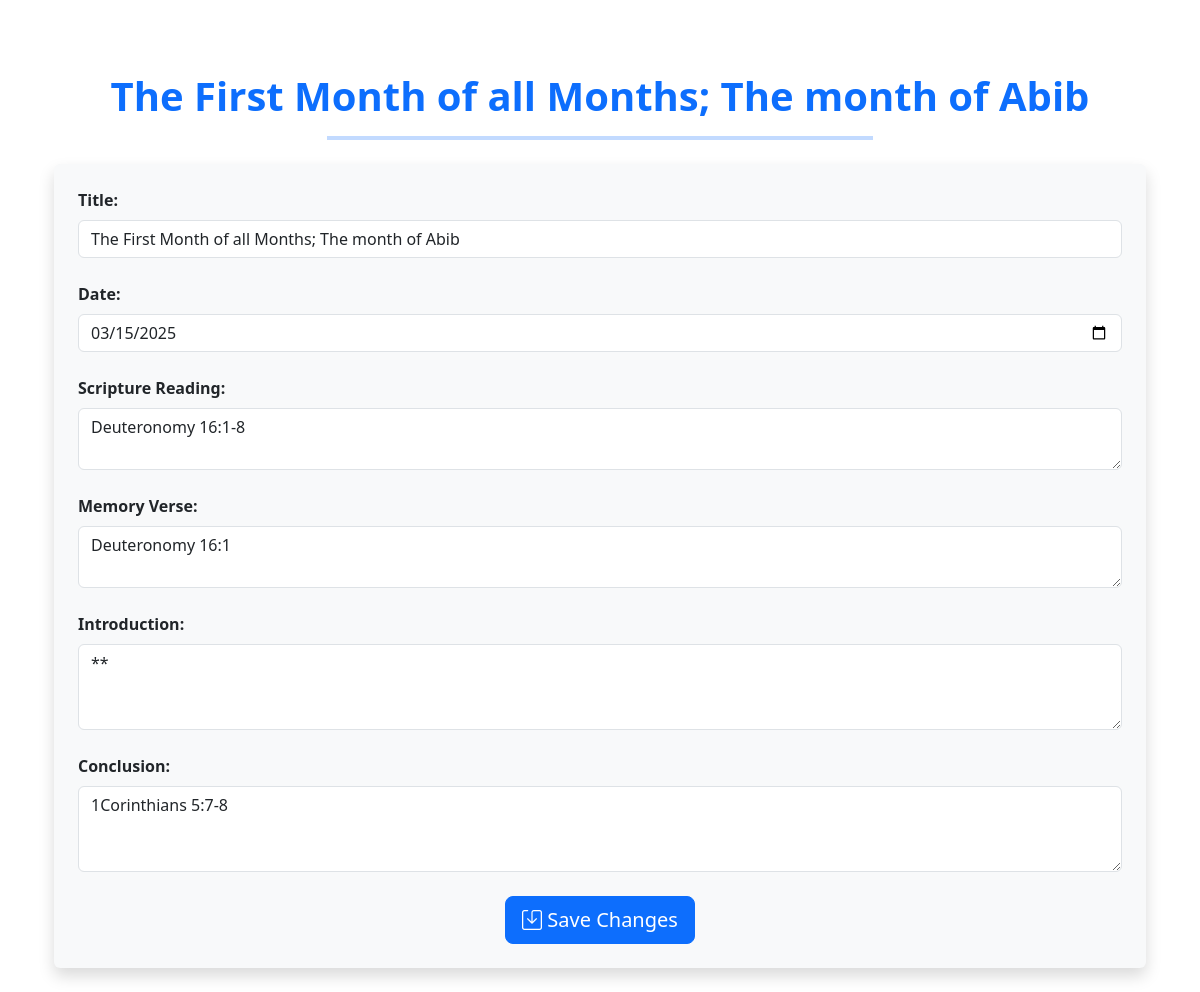
The page /lesson/2/update (signed in) on the database its author committed.
### application/models.py (models this page shows, shortened)
class Lesson(db.Model):
    id = db.Column(db.Integer, primary_key=True)
    title = db.Column(db.String(100), nullable=False)
    scripture_reading = db.Column(db.Text, nullable=False)
    memory_verse = db.Column(db.Text, nullable=False)
    date_posted = db.Column(db.DateTime, nullable=False, default=datetime.utcnow)
    introduction = db.Column(db.Text)
    conclusion = db.Column(db.Text)
    body = db.relationship('Body', backref='Lesson.id', lazy="joined")

### application/lessons/routes.py (the view)
@lessons_bp.route('/lesson/<int:lesson_id>/update', methods=['GET', 'POST'])
@login_required
def update_lesson(lesson_id):
    if current_user.role != 'admin':
      abort(403)
    lesson = Lesson.query.get_or_404(lesson_id)
    form = AddLessonForm()
    if form.validate_on_submit():
        lesson.title = form.title.data
        lesson.date_posted = form.date_posted.data
        lesson.scripture_reading = form.scripture_reading.data
        lesson.memory_verse = form.memory_verse.data
        lesson.introduction = form.introduction.data
        lesson.conclusion = form.conclusion.data
        db.session.commit()
        db.session.refresh(lesson)
        print('update successful')
        return redirect(url_for('lessons.lessons', lesson_id=lesson.id))
    elif request.method == 'GET':
        form.title.data = lesson.title
        form.date_posted.data = lesson.date_posted
        form.scripture_reading.data = lesson.scripture_reading
        form.memory_verse.data = lesson.memory_verse
        form.introduction.data = lesson.introduction
        form.conclusion.data = lesson.conclusion
    return render_template('update_lesson.html', title=lesson.title, lesson=lesson, form=form)

### application/lessons/forms.py
class AddLessonForm(FlaskForm):
    title = StringField('Title', validators=[DataRequired()])
    date_posted = DateField('Date', validators=[DataRequired()])
    lesson_id = IntegerField('Lesson ID')
    scripture_reading = TextAreaField('Scripture Reading', validators=[DataRequired()])
    memory_verse = TextAreaField('Memory Verse', validators=[DataRequired()])
    introduction = TextAreaField('Introduction')
    conclusion = TextAreaField('Conclusion')
    submit = SubmitField('Add Lesson')

### application/models.py (called while the page is built)
@login_manager.user_loader
def load_user(user_id):
    return User.query.get(int(user_id))

### application/templates/update_lesson.html (shortened to what this page needs)
{% extends "layout.html" %}
{% block content %}
<div class="container mt-5">
    <div class="text-center mb-4">
        <h1 class="fw-bold text-primary">{{ title }}</h1>
        <hr class="w-50 mx-auto" style="border: 2px solid #0d6efd;">
    </div>
    <form method="POST" class="shadow p-4 rounded bg-light">
        <div class="mb-4">
            <label for="title" class="form-label fw-bold">Title:</label>
            {{ form.title(class="form-control", placeholder="Enter the lesson title") }}
        </div>
        <div class="mb-4">
            <label for="date_posted" class="form-label fw-bold">Date:</label>
            {{ form.date_posted(class="form-control", placeholder="Select the lesson date") }}
        </div>
        <div class="mb-4">
            <label for="scripture_reading" class="form-label fw-bold">Scripture Reading:</label>
            {{ form.scripture_reading(class="form-control", placeholder="Enter scripture reading") }}
        </div>
        <div class="mb-4">
            <label for="memory_verse" class="form-label fw-bold">Memory Verse:</label>
            {{ form.memory_verse(class="form-control", placeholder="Enter memory verse") }}
        </div>
        <div class="mb-4">
            <label for="introduction" class="form-label fw-bold">Introduction:</label>
            {{ form.introduction(class="form-control", rows="3", placeholder="Write the introduction") }}
        </div>
        <div class="mb-4">
            <label for="conclusion" class="form-label fw-bold">Conclusion:</label>
            {{ form.conclusion(class="form-control", rows="3", placeholder="Write the conclusion") }}
        </div>
        <div class="text-center">
            <button type="submit" class="btn btn-primary btn-lg">
                <i class="bi bi-save"></i> Save Changes
            </button>
        </div>
    </form>
</div>
{% endblock content %}

### rows shown on the page
Lesson: title "The First Month of all Months; The month of Abib", date_posted "03/15/2025", scripture_reading "Deuteronomy 16:1-8", memory_verse "Deuteronomy 16:1", introduction "**", conclusion "1Corinthians 5:7-8"
